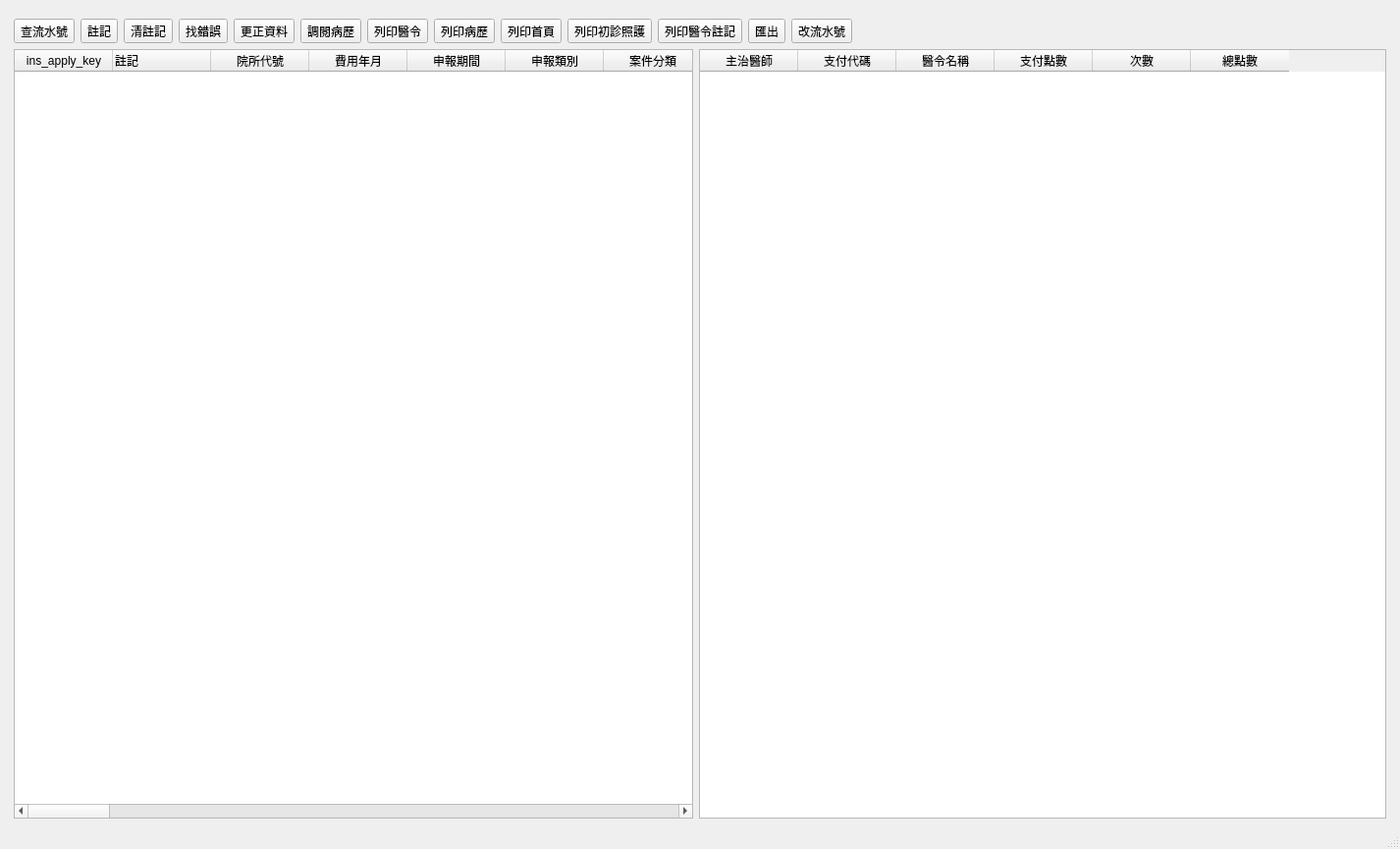
<?xml version="1.0" encoding="UTF-8"?>
<ui version="4.0">
 <class>WindowInsApplyList</class>
 <widget class="QMainWindow" name="WindowInsApplyList">
  <property name="geometry">
   <rect>
    <x>0</x>
    <y>0</y>
    <width>1426</width>
    <height>865</height>
   </rect>
  </property>
  <property name="windowTitle">
   <string>申報資料</string>
  </property>
  <widget class="QWidget" name="centralwidget">
   <layout class="QHBoxLayout" name="horizontalLayout">
    <item>
     <layout class="QVBoxLayout" name="verticalLayout">
      <property name="leftMargin">
       <number>5</number>
      </property>
      <property name="topMargin">
       <number>10</number>
      </property>
      <property name="rightMargin">
       <number>5</number>
      </property>
      <item>
       <layout class="QHBoxLayout" name="horizontalLayout_2">
        <item>
         <widget class="QToolButton" name="toolButton_jump">
          <property name="text">
           <string>查流水號</string>
          </property>
          <property name="icon">
           <iconset>
            <normaloff>../icons/down.svg</normaloff>../icons/down.svg</iconset>
          </property>
          <property name="shortcut">
           <string>F1</string>
          </property>
          <property name="toolButtonStyle">
           <enum>Qt::ToolButtonTextBesideIcon</enum>
          </property>
         </widget>
        </item>
        <item>
         <widget class="QToolButton" name="toolButton_bookmark">
          <property name="text">
           <string>註記</string>
          </property>
          <property name="icon">
           <iconset>
            <normaloff>../icons/bookmark_add.svg</normaloff>../icons/bookmark_add.svg</iconset>
          </property>
          <property name="shortcut">
           <string>F2</string>
          </property>
          <property name="toolButtonStyle">
           <enum>Qt::ToolButtonTextBesideIcon</enum>
          </property>
         </widget>
        </item>
        <item>
         <widget class="QToolButton" name="toolButton_clear_bookmark">
          <property name="text">
           <string>清註記</string>
          </property>
          <property name="icon">
           <iconset>
            <normaloff>../icons/edit-clear.svg</normaloff>../icons/edit-clear.svg</iconset>
          </property>
          <property name="toolButtonStyle">
           <enum>Qt::ToolButtonTextBesideIcon</enum>
          </property>
         </widget>
        </item>
        <item>
         <widget class="QToolButton" name="toolButton_find_error">
          <property name="text">
           <string>找錯誤</string>
          </property>
          <property name="icon">
           <iconset>
            <normaloff>../icons/edit-find.png</normaloff>../icons/edit-find.png</iconset>
          </property>
          <property name="shortcut">
           <string>F3</string>
          </property>
          <property name="toolButtonStyle">
           <enum>Qt::ToolButtonTextBesideIcon</enum>
          </property>
         </widget>
        </item>
        <item>
         <widget class="QToolButton" name="toolButton_edit_ins_list">
          <property name="text">
           <string>更正資料</string>
          </property>
          <property name="icon">
           <iconset>
            <normaloff>../icons/accessories-text-editor.png</normaloff>../icons/accessories-text-editor.png</iconset>
          </property>
          <property name="toolButtonStyle">
           <enum>Qt::ToolButtonTextBesideIcon</enum>
          </property>
         </widget>
        </item>
        <item>
         <widget class="QToolButton" name="toolButton_open_medical_record">
          <property name="text">
           <string>調閱病歷</string>
          </property>
          <property name="icon">
           <iconset>
            <normaloff>../icons/document-open.svg</normaloff>../icons/document-open.svg</iconset>
          </property>
          <property name="toolButtonStyle">
           <enum>Qt::ToolButtonTextBesideIcon</enum>
          </property>
         </widget>
        </item>
        <item>
         <widget class="QToolButton" name="toolButton_print_order">
          <property name="text">
           <string>列印醫令</string>
          </property>
          <property name="icon">
           <iconset>
            <normaloff>../icons/printer-printing.png</normaloff>../icons/printer-printing.png</iconset>
          </property>
          <property name="shortcut">
           <string>F7</string>
          </property>
          <property name="toolButtonStyle">
           <enum>Qt::ToolButtonTextBesideIcon</enum>
          </property>
         </widget>
        </item>
        <item>
         <widget class="QToolButton" name="toolButton_print_medical_records">
          <property name="text">
           <string>列印病歷</string>
          </property>
          <property name="icon">
           <iconset>
            <normaloff>../icons/printer-network.png</normaloff>../icons/printer-network.png</iconset>
          </property>
          <property name="toolButtonStyle">
           <enum>Qt::ToolButtonTextBesideIcon</enum>
          </property>
         </widget>
        </item>
        <item>
         <widget class="QToolButton" name="toolButton_print_medical_chart">
          <property name="text">
           <string>列印首頁</string>
          </property>
          <property name="icon">
           <iconset>
            <normaloff>../icons/printer.png</normaloff>../icons/printer.png</iconset>
          </property>
          <property name="toolButtonStyle">
           <enum>Qt::ToolButtonTextBesideIcon</enum>
          </property>
         </widget>
        </item>
        <item>
         <widget class="QToolButton" name="toolButton_print_patient_new_care">
          <property name="text">
           <string>列印初診照護</string>
          </property>
          <property name="icon">
           <iconset>
            <normaloff>../icons/gtk-print.svg</normaloff>../icons/gtk-print.svg</iconset>
          </property>
          <property name="toolButtonStyle">
           <enum>Qt::ToolButtonTextBesideIcon</enum>
          </property>
         </widget>
        </item>
        <item>
         <widget class="QToolButton" name="toolButton_print_order_bookmark">
          <property name="text">
           <string>列印醫令註記</string>
          </property>
          <property name="icon">
           <iconset>
            <normaloff>../icons/printer-printing.png</normaloff>../icons/printer-printing.png</iconset>
          </property>
          <property name="shortcut">
           <string>F11</string>
          </property>
          <property name="toolButtonStyle">
           <enum>Qt::ToolButtonTextBesideIcon</enum>
          </property>
         </widget>
        </item>
        <item>
         <widget class="QToolButton" name="toolButton_export">
          <property name="text">
           <string>匯出</string>
          </property>
          <property name="icon">
           <iconset>
            <normaloff>../icons/document-export.svg</normaloff>../icons/document-export.svg</iconset>
          </property>
          <property name="shortcut">
           <string>F11</string>
          </property>
          <property name="toolButtonStyle">
           <enum>Qt::ToolButtonTextBesideIcon</enum>
          </property>
         </widget>
        </item>
        <item>
         <widget class="QToolButton" name="toolButton_change_sequence">
          <property name="text">
           <string>改流水號</string>
          </property>
          <property name="icon">
           <iconset>
            <normaloff>../icons/gtk-revert-to-saved-ltr.svg</normaloff>../icons/gtk-revert-to-saved-ltr.svg</iconset>
          </property>
          <property name="toolButtonStyle">
           <enum>Qt::ToolButtonTextBesideIcon</enum>
          </property>
         </widget>
        </item>
        <item>
         <spacer name="horizontalSpacer">
          <property name="orientation">
           <enum>Qt::Horizontal</enum>
          </property>
          <property name="sizeHint" stdset="0">
           <size>
            <width>40</width>
            <height>20</height>
           </size>
          </property>
         </spacer>
        </item>
       </layout>
      </item>
      <item>
       <layout class="QVBoxLayout" name="verticalLayout_5">
        <item>
         <layout class="QHBoxLayout" name="horizontalLayout_3">
          <item>
           <widget class="QTableWidget" name="tableWidget_ins_apply_list">
            <property name="editTriggers">
             <set>QAbstractItemView::NoEditTriggers</set>
            </property>
            <property name="selectionMode">
             <enum>QAbstractItemView::SingleSelection</enum>
            </property>
            <property name="selectionBehavior">
             <enum>QAbstractItemView::SelectRows</enum>
            </property>
            <column>
             <property name="text">
              <string>ins_apply_key</string>
             </property>
            </column>
            <column>
             <property name="text">
              <string>註記</string>
             </property>
             <property name="textAlignment">
              <set>AlignLeading|AlignVCenter</set>
             </property>
            </column>
            <column>
             <property name="text">
              <string>院所代號</string>
             </property>
            </column>
            <column>
             <property name="text">
              <string>費用年月</string>
             </property>
            </column>
            <column>
             <property name="text">
              <string>申報期間</string>
             </property>
            </column>
            <column>
             <property name="text">
              <string>申報類別</string>
             </property>
            </column>
            <column>
             <property name="text">
              <string>案件分類</string>
             </property>
            </column>
            <column>
             <property name="text">
              <string>流水號</string>
             </property>
            </column>
            <column>
             <property name="text">
              <string>特療1</string>
             </property>
            </column>
            <column>
             <property name="text">
              <string>特療2</string>
             </property>
            </column>
            <column>
             <property name="text">
              <string>特療3</string>
             </property>
            </column>
            <column>
             <property name="text">
              <string>特療4</string>
             </property>
            </column>
            <column>
             <property name="text">
              <string>科別</string>
             </property>
            </column>
            <column>
             <property name="text">
              <string>門診日期</string>
             </property>
            </column>
            <column>
             <property name="text">
              <string>結束日期</string>
             </property>
            </column>
            <column>
             <property name="text">
              <string>病歷號碼</string>
             </property>
            </column>
            <column>
             <property name="text">
              <string>姓名</string>
             </property>
            </column>
            <column>
             <property name="text">
              <string>出生日期</string>
             </property>
            </column>
            <column>
             <property name="text">
              <string>身份證號</string>
             </property>
            </column>
            <column>
             <property name="text">
              <string>健保卡序</string>
             </property>
            </column>
            <column>
             <property name="text">
              <string>給付類別</string>
             </property>
            </column>
            <column>
             <property name="text">
              <string>負擔代碼</string>
             </property>
            </column>
            <column>
             <property name="text">
              <string>初診照護</string>
             </property>
            </column>
            <column>
             <property name="text">
              <string>主診斷碼</string>
             </property>
            </column>
            <column>
             <property name="text">
              <string>次診斷碼1</string>
             </property>
            </column>
            <column>
             <property name="text">
              <string>次診斷碼2</string>
             </property>
            </column>
            <column>
             <property name="text">
              <string>次診斷碼3</string>
             </property>
            </column>
            <column>
             <property name="text">
              <string>給藥日份</string>
             </property>
            </column>
            <column>
             <property name="text">
              <string>調劑方式</string>
             </property>
            </column>
            <column>
             <property name="text">
              <string>主治醫師</string>
             </property>
            </column>
            <column>
             <property name="text">
              <string>醫師ID</string>
             </property>
            </column>
            <column>
             <property name="text">
              <string>調劑者ID</string>
             </property>
            </column>
            <column>
             <property name="text">
              <string>藥費</string>
             </property>
            </column>
            <column>
             <property name="text">
              <string>處置費</string>
             </property>
            </column>
            <column>
             <property name="text">
              <string>診察費代號</string>
             </property>
            </column>
            <column>
             <property name="text">
              <string>診察費</string>
             </property>
            </column>
            <column>
             <property name="text">
              <string>調劑代號</string>
             </property>
            </column>
            <column>
             <property name="text">
              <string>調劑費</string>
             </property>
            </column>
            <column>
             <property name="text">
              <string>健保合計</string>
             </property>
            </column>
            <column>
             <property name="text">
              <string>門診負擔</string>
             </property>
            </column>
            <column>
             <property name="text">
              <string>藥品負擔</string>
             </property>
            </column>
            <column>
             <property name="text">
              <string>負擔合計</string>
             </property>
            </column>
            <column>
             <property name="text">
              <string>健保申請</string>
             </property>
            </column>
            <column>
             <property name="text">
              <string>代辦費</string>
             </property>
            </column>
            <column>
             <property name="text">
              <string>就醫識別碼</string>
             </property>
            </column>
            <column>
             <property name="text">
              <string>實際就醫識別碼</string>
             </property>
            </column>
            <column>
             <property name="text">
              <string>原就醫識別碼</string>
             </property>
            </column>
            <column>
             <property name="text">
              <string>錯誤訊息</string>
             </property>
            </column>
           </widget>
          </item>
          <item>
           <widget class="QTableWidget" name="tableWidget_ins_apply_statistics">
            <property name="sizePolicy">
             <sizepolicy hsizetype="Fixed" vsizetype="Expanding">
              <horstretch>0</horstretch>
              <verstretch>0</verstretch>
             </sizepolicy>
            </property>
            <property name="minimumSize">
             <size>
              <width>700</width>
              <height>0</height>
             </size>
            </property>
            <property name="maximumSize">
             <size>
              <width>800</width>
              <height>16777215</height>
             </size>
            </property>
            <property name="editTriggers">
             <set>QAbstractItemView::NoEditTriggers</set>
            </property>
            <property name="selectionMode">
             <enum>QAbstractItemView::SingleSelection</enum>
            </property>
            <property name="selectionBehavior">
             <enum>QAbstractItemView::SelectRows</enum>
            </property>
            <column>
             <property name="text">
              <string>主治醫師</string>
             </property>
            </column>
            <column>
             <property name="text">
              <string>支付代碼</string>
             </property>
            </column>
            <column>
             <property name="text">
              <string>醫令名稱</string>
             </property>
            </column>
            <column>
             <property name="text">
              <string>支付點數</string>
             </property>
            </column>
            <column>
             <property name="text">
              <string>次數</string>
             </property>
            </column>
            <column>
             <property name="text">
              <string>總點數</string>
             </property>
            </column>
           </widget>
          </item>
         </layout>
        </item>
       </layout>
      </item>
     </layout>
    </item>
   </layout>
  </widget>
  <widget class="QStatusBar" name="statusbar"/>
  <widget class="QMenuBar" name="menubar">
   <property name="geometry">
    <rect>
     <x>0</x>
     <y>0</y>
     <width>1426</width>
     <height>33</height>
    </rect>
   </property>
  </widget>
 </widget>
 <resources/>
 <connections/>
</ui>
